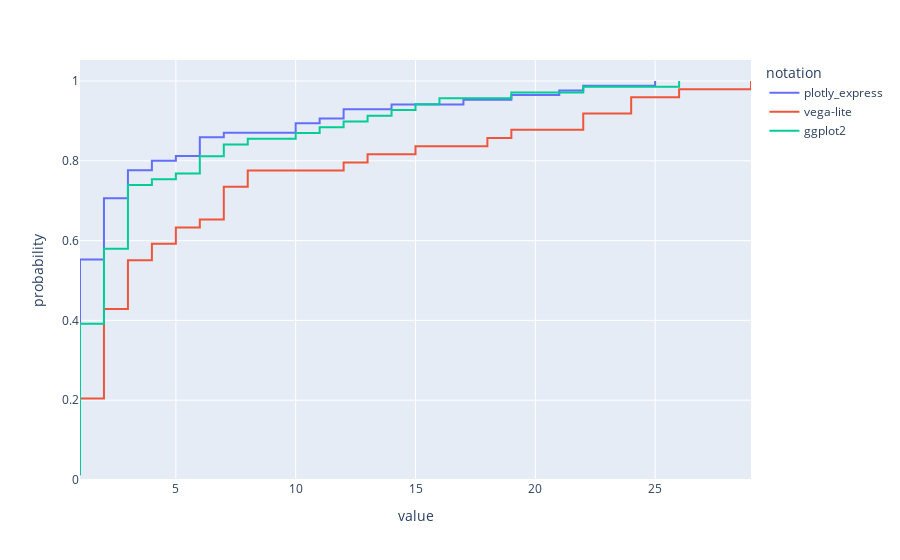

The code cell stored with this chart in its notebook:
### Code cell
px.ecdf(df.query("slug<30"), color="notation", hover_name="token")

### Figure 1 — Plotly figure (JSON) as saved in the notebook; plotly's stock layout.template omitted (floating-point values rounded to 4 significant figures)
{"data": [{"hovertemplate": "<b>%{hovertext}</b><br><br>notation=plotly_express<br>value=%{x}<br>probability=%{y}<extra></extra>", "hovertext": ["-", "counts", "data", "error_x", "error_x_minus", "{", "for", "g", "group", "groupnorm", "if", "in", "index", "lines", "markers", "mid", "mode", "names", "overall", "pie", "quantile", "showlegend", "symbol", "t", "total descending", "trendline_scope", "update_traces", "update_xaxes", "value_counts", "z", "count", "columns", "fillna", "categoryorder", "0.25", "0.75", "10", "<lambda_0>", "<lambda_1>", "==", "agg", "apply", "}", "bar", "barmode", "barnorm", "bins", "Constant", "mean", "True", "5", "percent", "median", "density_heatmap", "1", "facet_col", "0", "facet_col_wrap", "area", "lambda", "box", ":", "size", "trendline", "IMDB Rating", "ols", "avg", "histfunc", "line", "year", "dt", "to_datetime", "sum", "Release Date", "[", "]", "groupby", "scatter", "reset_index", "histogram", "Worldwide Gross", "Major Genre", "color", "MPAA Rating", "Production Budget"], "legendgroup": "plotly_express", "line": {"dash": "solid", "shape": "hv"}, "marker": {"color": "#636efa", "symbol": "circle"}, "mode": "lines", "name": "plotly_express", "orientation": "v", "showlegend": true, "type": "scatter", "x": [1, 1, 1, 1, 1, 1, 1, 1, 1, 1, 1, 1, 1, 1, 1, 1, 1, 1, 1, 1, 1, 1, 1, 1, 1, 1, 1, 1, 1, 1, 1, 1, 1, 1, 1, 1, 1, 1, 1, 1, 1, 1, 1, 1, 1, 1, 1, 2, 2, 2, 2, 2, 2, 2, 2, 2, 2, 2, 2, 2, 3, 3, 3, 3, 3, 3, 4, 4, 5, 6, 6, 6, 6, 7, 10, 10, 11, 12, 12, 14, 17, 19, 21, 22, 25], "xaxis": "x", "y": [0.01176, 0.02353, 0.03529, 0.04706, 0.05882, 0.07059, 0.08235, 0.09412, 0.1059, 0.1176, 0.1294, 0.1412, 0.1529, 0.1647, 0.1765, 0.1882, 0.2, 0.2118, 0.2235, 0.2353, 0.2471, 0.2588, 0.2706, 0.2824, 0.2941, 0.3059, 0.3176, 0.3294, 0.3412, 0.3529, 0.3647, 0.3765, 0.3882, 0.4, 0.4118, 0.4235, 0.4353, 0.4471, 0.4588, 0.4706, 0.4824, 0.4941, 0.5059, 0.5176, 0.5294, 0.5412, 0.5529, 0.5647, 0.5765, 0.5882, 0.6, 0.6118, 0.6235, 0.6353, 0.6471, 0.6588, 0.6706, 0.6824, 0.6941, 0.7059, 0.7176, 0.7294, 0.7412, 0.7529, 0.7647, 0.7765, 0.7882, 0.8, 0.8118, 0.8235, 0.8353, 0.8471, 0.8588, 0.8706, 0.8824, 0.8941, 0.9059, 0.9176, 0.9294, 0.9412, 0.9529, 0.9647, 0.9765, 0.9882, 1], "yaxis": "y"}, {"hovertemplate": "<b>%{hovertext}</b><br><br>notation=vega-lite<br>value=%{x}<br>probability=%{y}<extra></extra>", "hovertext": ["-y", "theta", "sort", "shape", "order", "extent", "errorbar", "average", "arc", "iqr", "median", "xOffset", "groupby", "facet", "rect", "size", "columns", "normalize", "stack", "5", "area", "boxplot", "layer", "on", "transform", "IMDB Rating", "regression", "]", "[", "bin", "mean", "true", "Release Date", "temporal", "timeUnit", "year", "sum", "line", "point", "count", "bar", "Worldwide Gross", "Major Genre", "quantitative", "MPAA Rating", "Production Budget", "color", "nominal", "aggregate"], "legendgroup": "vega-lite", "line": {"dash": "solid", "shape": "hv"}, "marker": {"color": "#EF553B", "symbol": "circle"}, "mode": "lines", "name": "vega-lite", "orientation": "v", "showlegend": true, "type": "scatter", "x": [1, 1, 1, 1, 1, 1, 1, 1, 1, 1, 2, 2, 2, 2, 2, 2, 2, 2, 2, 2, 2, 3, 3, 3, 3, 3, 3, 4, 4, 5, 5, 6, 7, 7, 7, 7, 8, 8, 12, 13, 15, 18, 19, 22, 22, 24, 24, 26, 29], "xaxis": "x", "y": [0.02041, 0.04082, 0.06122, 0.08163, 0.102, 0.1224, 0.1429, 0.1633, 0.1837, 0.2041, 0.2245, 0.2449, 0.2653, 0.2857, 0.3061, 0.3265, 0.3469, 0.3673, 0.3878, 0.4082, 0.4286, 0.449, 0.4694, 0.4898, 0.5102, 0.5306, 0.551, 0.5714, 0.5918, 0.6122, 0.6327, 0.6531, 0.6735, 0.6939, 0.7143, 0.7347, 0.7551, 0.7755, 0.7959, 0.8163, 0.8367, 0.8571, 0.8776, 0.898, 0.9184, 0.9388, 0.9592, 0.9796, 1], "yaxis": "y"}, {"hovertemplate": "<b>%{hovertext}</b><br><br>notation=ggplot2<br>value=%{x}<br>probability=%{y}<extra></extra>", "hovertext": ["geom_path", "group", "geom_bin_2d", "lubridate", "function", "fun.min", "fun.max", "fct_infreq", "dodge", "count", "coord_polar", "quantile", "geom_tile", "bin", "shape", "}", "stage", "start", "stat_summary", "summarize_all", "summarize_at", "0.25", "summary_2d", "0.75", "after_stat", "year", "{", "group_by", "size", "z", "na.rm", "ncol", "|>", "median", ".x", "~", "TRUE", "geom_area", "facet_wrap", "5", "vars", "FALSE", "se", "`IMDB Rating`", "position", "lm", "1", "geom_boxplot", "geom_histogram", "geom_smooth", "method", "geom_line", "summary", "365", "mean", "binwidth", "`Release Date`", "summary_bin", "sum", "color", "geom_point", "fill", "geom_bar", "fun", "stat", "`Worldwide Gross`", "`Major Genre`", "`MPAA Rating`", "`Production Budget`"], "legendgroup": "ggplot2", "line": {"dash": "solid", "shape": "hv"}, "marker": {"color": "#00cc96", "symbol": "circle"}, "mode": "lines", "name": "ggplot2", "orientation": "v", "showlegend": true, "type": "scatter", "x": [1, 1, 1, 1, 1, 1, 1, 1, 1, 1, 1, 1, 1, 1, 1, 1, 1, 1, 1, 1, 1, 1, 1, 1, 1, 1, 1, 2, 2, 2, 2, 2, 2, 2, 2, 2, 2, 2, 2, 2, 3, 3, 3, 3, 3, 3, 3, 3, 3, 3, 3, 4, 5, 6, 6, 6, 7, 7, 8, 10, 11, 12, 13, 14, 15, 16, 19, 22, 26], "xaxis": "x", "y": [0.01449, 0.02899, 0.04348, 0.05797, 0.07246, 0.08696, 0.1014, 0.1159, 0.1304, 0.1449, 0.1594, 0.1739, 0.1884, 0.2029, 0.2174, 0.2319, 0.2464, 0.2609, 0.2754, 0.2899, 0.3043, 0.3188, 0.3333, 0.3478, 0.3623, 0.3768, 0.3913, 0.4058, 0.4203, 0.4348, 0.4493, 0.4638, 0.4783, 0.4928, 0.5072, 0.5217, 0.5362, 0.5507, 0.5652, 0.5797, 0.5942, 0.6087, 0.6232, 0.6377, 0.6522, 0.6667, 0.6812, 0.6957, 0.7101, 0.7246, 0.7391, 0.7536, 0.7681, 0.7826, 0.7971, 0.8116, 0.8261, 0.8406, 0.8551, 0.8696, 0.8841, 0.8986, 0.913, 0.9275, 0.942, 0.9565, 0.971, 0.9855, 1], "yaxis": "y"}], "layout": {"autosize": true, "legend": {"title": {"text": "notation"}, "tracegroupgap": 0}, "margin": {"t": 60}, "xaxis": {"anchor": "y", "autorange": true, "domain": [0, 1], "range": [1, 29], "title": {"text": "value"}, "type": "linear"}, "yaxis": {"anchor": "x", "autorange": true, "domain": [0, 1], "range": [0, 1.053], "rangemode": "tozero", "title": {"text": "probability"}, "type": "linear"}}}
